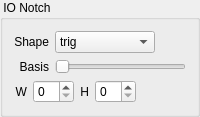
    <widget class="QGroupBox" name="groupbox_io_notch">
     <property name="enabled">
      <bool>true</bool>
     </property>
     <property name="title">
      <string> IO Notch </string>
     </property>
     <layout class="QVBoxLayout" name="verticalLayout_2">
      <item>
       <layout class="QGridLayout" name="gridLayout_3">
        <item row="0" column="0">
         <widget class="QLabel" name="label_io_notch_shape">
          <property name="text">
           <string>Shape</string>
          </property>
          <property name="alignment">
           <set>Qt::AlignRight|Qt::AlignTrailing|Qt::AlignVCenter</set>
          </property>
          <property name="buddy">
           <cstring>combobox_io_notch_shape</cstring>
          </property>
         </widget>
        </item>
        <item row="0" column="1">
         <widget class="QComboBox" name="combobox_io_notch_shape">
          <property name="maximumSize">
           <size>
            <width>100</width>
            <height>16777215</height>
           </size>
          </property>
          <item>
           <property name="text">
            <string>trig</string>
           </property>
          </item>
          <item>
           <property name="text">
            <string>arc</string>
           </property>
          </item>
         </widget>
        </item>
        <item row="1" column="0">
         <widget class="QLabel" name="label">
          <property name="text">
           <string>Basis</string>
          </property>
          <property name="alignment">
           <set>Qt::AlignRight|Qt::AlignTrailing|Qt::AlignVCenter</set>
          </property>
          <property name="buddy">
           <cstring>slider_io_notch_basis</cstring>
          </property>
         </widget>
        </item>
        <item row="1" column="1">
         <widget class="QSlider" name="slider_io_notch_basis">
          <property name="maximumSize">
           <size>
            <width>150</width>
            <height>16777215</height>
           </size>
          </property>
          <property name="minimum">
           <number>0</number>
          </property>
          <property name="maximum">
           <number>100</number>
          </property>
          <property name="orientation">
           <enum>Qt::Horizontal</enum>
          </property>
         </widget>
        </item>
       </layout>
      </item>
      <item>
       <layout class="QHBoxLayout" name="horizontalLayout_4">
        <item>
         <widget class="QLabel" name="label_io_notch_width">
          <property name="text">
           <string>W</string>
          </property>
          <property name="alignment">
           <set>Qt::AlignRight|Qt::AlignTrailing|Qt::AlignVCenter</set>
          </property>
          <property name="buddy">
           <cstring>spinbox_io_notch_width</cstring>
          </property>
         </widget>
        </item>
        <item>
         <widget class="QSpinBox" name="spinbox_io_notch_width">
          <property name="maximum">
           <number>50</number>
          </property>
         </widget>
        </item>
        <item>
         <widget class="QLabel" name="label_io_notch_height">
          <property name="text">
           <string>H</string>
          </property>
          <property name="scaledContents">
           <bool>false</bool>
          </property>
          <property name="alignment">
           <set>Qt::AlignRight|Qt::AlignTrailing|Qt::AlignVCenter</set>
          </property>
          <property name="buddy">
           <cstring>spinbox_io_notch_height</cstring>
          </property>
         </widget>
        </item>
        <item>
         <widget class="QSpinBox" name="spinbox_io_notch_height">
          <property name="maximum">
           <number>50</number>
          </property>
         </widget>
        </item>
        <item>
         <spacer name="horizontalSpacer_4">
          <property name="orientation">
           <enum>Qt::Horizontal</enum>
          </property>
          <property name="sizeHint" stdset="0">
           <size>
            <width>40</width>
            <height>20</height>
           </size>
          </property>
         </spacer>
        </item>
       </layout>
      </item>
     </layout>
    </widget>
